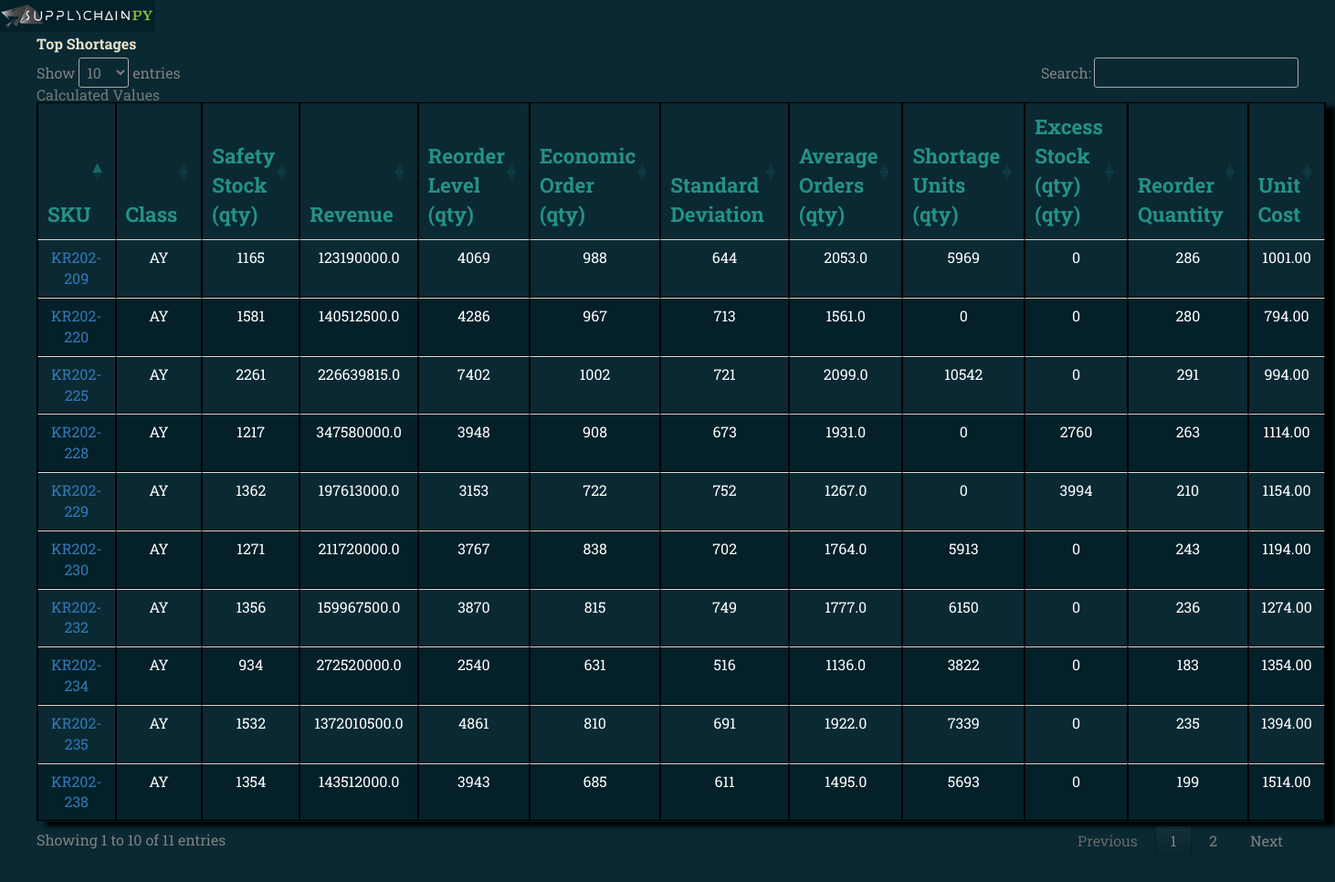
Page /abcxyz/AY on the committed database.
### views.py (models this page shows, shortened)
class InventoryAnalysis(db.Model):
    __table_args__ = {'sqlite_autoincrement': True}
    id = db.Column(db.Integer(), primary_key=True)
    sku_id = db.Column(db.Integer, db.ForeignKey('master_sku_list.id'))
    abc_xyz_classification = db.Column(db.String(2))
    standard_deviation = db.Column(db.Integer())
    safety_stock = db.Column(db.Integer())
    reorder_level = db.Column(db.Integer())
    economic_order_quantity = db.Column(db.Integer())
    demand_variability = db.Column(db.Integer())
    average_orders = db.Column(db.Float())
    shortages = db.Column(db.Integer())
    excess_stock = db.Column(db.Integer())
    reorder_quantity = db.Column(db.Integer())
    economic_order_variable_cost = db.Column(db.Float())
    unit_cost = db.Column(db.Numeric(12, 2))
    revenue = db.Column(db.Float())
    date = db.Column(db.DateTime())
    safety_stock_rank = db.Column(db.Integer())
    shortage_rank = db.Column(db.Integer())
    excess_cost = db.Column(db.Numeric(12, 2))
    percentage_contribution_revenue = db.Column(db.Float)
    excess_rank = db.Column(db.Integer())
    retail_price = db.Column(db.Numeric(18, 2))
    gross_profit_margin = db.Column(db.Numeric(12, 2))
    min_order = db.Column(db.Integer())
    safety_stock_cost = db.Column(db.Numeric(18, 2))
    revenue_rank = db.Column(db.Integer())
    markup_percentage = db.Column(db.Float())
    max_order = db.Column(db.Integer())
    shortage_cost = db.Column(db.Numeric(18, 2))
    quantity_on_hand = db.Column(db.Integer())
    currency_id = db.Column(db.Integer, db.ForeignKey('currency.id'))
    transaction_log_id = db.Column(db.Integer, db.ForeignKey('transaction_log.id'))
    orders_id = db.relationship("Orders", backref='demand', lazy='dynamic')
    forecast_id = db.relationship("Forecast", backref='forecasts', lazy='dynamic')
    inventory_turns = db.Column(db.Float())

class MasterSkuList(db.Model):
    __table_args__ = {'sqlite_autoincrement': True}
    id = db.Column(db.Integer(), primary_key=True)
    sku_id = db.Column(db.String(255))
    analysis = db.relationship("InventoryAnalysis", backref='sku', lazy='dynamic')

### views.py (the view)
@app.route('/abcxyz/<string:classification>')
def abxyz(classification: str = None):
    abc = db.session.query(InventoryAnalysis
                           ).filter(
        InventoryAnalysis.abc_xyz_classification == classification).all()
    msk = db.session.query(MasterSkuList).all()
    return flask.render_template('abcxyz.html', inventory=abc, mks=msk)

### templates/abcxyz.html (shortened to what this page needs)
{% extends "base.html" %}
{% block body%}
<div id="node-chart">
    {% set classification_AY = "AY" %}
    {% set classification_AX = "AX" %}
    {% for sku in inventory %}
    {% if (sku.abc_xyz_classification == classification_AY) and (loop.index == 1) %}
    <div id="AY-node"></div>
    <h3>Top Shortages</h3>
    {% elif (sku.abc_xyz_classification == classification_AX) and (loop.index == 1) %}
    <div id="AX-node"></div>
    {% endif %}
    {% endfor %}
</div>
<table id="analysis_table" class="ia table table-responsive">
    <div class=" row">
        <div class=" col-lg-11">
            <caption>Calculated Values</caption>
            <thead>
            <tr>
                <th>SKU</th>
                <th>Class</th>
                <th>Safety Stock (qty)</th>
                <th>Revenue</th>
                <th>Reorder Level (qty)</th>
                <th>Economic Order (qty)</th>
                <th>Standard Deviation</th>
                <th>Average Orders (qty)</th>
                <th>Shortage Units (qty)</th>
                <th>Excess Stock (qty) (qty)</th>
                <th>Reorder Quantity</th>
                <th>Unit Cost</th>
            </tr>
            </thead>
            {% for sku in inventory %}
            <tr>
                <td><a href="/sku_detail/{{sku.sku_id}}">{{sku.sku.sku_id}}</a></td>
                <td>{{sku.abc_xyz_classification}}</td>
                <td>{{sku.safety_stock}}</td>
                <td>{{sku.revenue}}</td>
                <td>{{sku.reorder_level}}</td>
                <td>{{sku.economic_order_quantity}}</td>
                <td>{{sku.standard_deviation}}</td>
                <td>{{sku.average_orders}}</td>
                <td>{{sku.shortages}}</td>
                <td>{{sku.excess_stock}}</td>
                <td>{{sku.reorder_quantity}}</td>
                <td>{{sku.unit_cost}}</td>
            </tr>
            {% endfor %}
        </div>
    </div>
</table>
{% endblock %}

### static/auxiliary.css (style rules this page uses)
a, abbr, acronym, address, applet, article, aside, audio, b, big, blockquote, body, canvas, caption, center, cite, code, dd, del, details, dfn, div, dl, dt, em, embed, fieldset, figcaption, figure, footer, form, h1, h2, h3, h4, h5, h6, header, hgroup, html, i, iframe, img, ins, kbd, label, legend, li, mark, menu, nav, object, ol, output, p, pre, q, ruby, s, samp, section, small, span, strike, strong, sub, summary, sup, table, tbody, td, tfoot, th, thead, time, tr, tt, u, ul, var, video { margin: 0; padding: 0; border: 0; font: inherit; vertical-align: baseline }
body { line-height: 1 }
table { border-collapse: collapse; border-spacing: 0 }
body { background-color: #0A2933; color: #708284; font-family: "Roboto Slab"; font-size: 1em; }
table, th, td { color: white; border: 1px solid black; border-collapse: collapse; border-spacing: 5px; }
th, td { padding: 1px; font-family: "Roboto Slab", "ff-tisa-web-pro", "Georgia", Arial, sans-serif; text-align: center; }
th { color: #259286; font-size: 1.4em; }
.ia { margin-left: 20px; margin-top: 20px; float: left; box-shadow: 10px 5px 5px black; }
table.ia tr:nth-child(even) { background-color: #042029; }
table.ia tr:nth-child(odd) { background-color: #0A2933;; }
table.ia th { background-color: transparent; font-family: "Roboto Slab"; font-weight: 600; }
h1, h2, h3, h4, h5, h6 { font-family: 'Roboto Slab', "Helvetica Neue", Helvetica, sans-serif; font-weight: 700; color: #EAE3CB; margin-bottom: .4em; }
body { overflow-x: hidden; }
* { margin: 0; padding: 0; }

### rows in the picture
InventoryAnalysis: shows "Top Shortages", sku.sku_id "KR202-209", abc_xyz_classification "AY", safety_stock "1165", revenue "123190000.0", reorder_level "4069", economic_order_quantity "988", standard_deviation "644", average_orders "2053.0", shortages "5969", excess_stock "0", reorder_quantity "286", unit_cost "1001.00"
InventoryAnalysis: sku.sku_id "KR202-220", abc_xyz_classification "AY", safety_stock "1581", revenue "140512500.0", reorder_level "4286", economic_order_quantity "967", standard_deviation "713", average_orders "1561.0", shortages "0", excess_stock "0", reorder_quantity "280", unit_cost "794.00"
InventoryAnalysis: sku.sku_id "KR202-225", abc_xyz_classification "AY", safety_stock "2261", revenue "226639815.0", reorder_level "7402", economic_order_quantity "1002", standard_deviation "721", average_orders "2099.0", shortages "10542", excess_stock "0", reorder_quantity "291", unit_cost "994.00"
InventoryAnalysis: sku.sku_id "KR202-228", abc_xyz_classification "AY", safety_stock "1217", revenue "347580000.0", reorder_level "3948", economic_order_quantity "908", standard_deviation "673", average_orders "1931.0", shortages "0", excess_stock "2760", reorder_quantity "263", unit_cost "1114.00"
InventoryAnalysis: sku.sku_id "KR202-229", abc_xyz_classification "AY", safety_stock "1362", revenue "197613000.0", reorder_level "3153", economic_order_quantity "722", standard_deviation "752", average_orders "1267.0", shortages "0", excess_stock "3994", reorder_quantity "210", unit_cost "1154.00"
InventoryAnalysis: sku.sku_id "KR202-230", abc_xyz_classification "AY", safety_stock "1271", revenue "211720000.0", reorder_level "3767", economic_order_quantity "838", standard_deviation "702", average_orders "1764.0", shortages "5913", excess_stock "0", reorder_quantity "243", unit_cost "1194.00"
InventoryAnalysis: sku.sku_id "KR202-232", abc_xyz_classification "AY", safety_stock "1356", revenue "159967500.0", reorder_level "3870", economic_order_quantity "815", standard_deviation "749", average_orders "1777.0", shortages "6150", excess_stock "0", reorder_quantity "236", unit_cost "1274.00"
InventoryAnalysis: sku.sku_id "KR202-234", abc_xyz_classification "AY", safety_stock "934", revenue "272520000.0", reorder_level "2540", economic_order_quantity "631", standard_deviation "516", average_orders "1136.0", shortages "3822", excess_stock "0", reorder_quantity "183", unit_cost "1354.00"
InventoryAnalysis: sku.sku_id "KR202-235", abc_xyz_classification "AY", safety_stock "1532", revenue "1372010500.0", reorder_level "4861", economic_order_quantity "810", standard_deviation "691", average_orders "1922.0", shortages "7339", excess_stock "0", reorder_quantity "235", unit_cost "1394.00"
InventoryAnalysis: sku.sku_id "KR202-238", abc_xyz_classification "AY", safety_stock "1354", revenue "143512000.0", reorder_level "3943", economic_order_quantity "685", standard_deviation "611", average_orders "1495.0", shortages "5693", excess_stock "0", reorder_quantity "199", unit_cost "1514.00"
